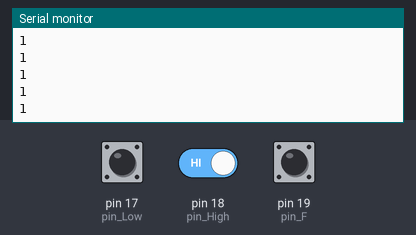
This sketch was run on a simulated Arduino Uno, built with avr-gcc and run on an emulated ATmega328P. Shown: the last lines printed to the serial monitor. The inputs (shaded band) are chosen by the test bench; at power-on: pin 17 (pin_Low) HIGH, pin 18 (pin_High) HIGH, pin 19 (pin_F) HIGH.

Above: at 1.2 s.
1.3 s: pin 17 (pin_Low) pulled LOW for 0.25 s
At 1.56 s:
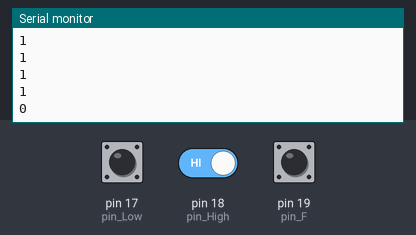
3.0 s: pin 17 (pin_Low) driven LOW and pin 18 (pin_High) driven LOW
At 3.16 s:
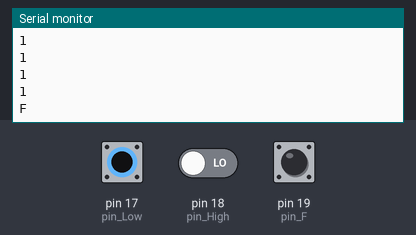
4.9 s: pin 19 (pin_F) pulled LOW for 0.25 s
At 5.16 s:
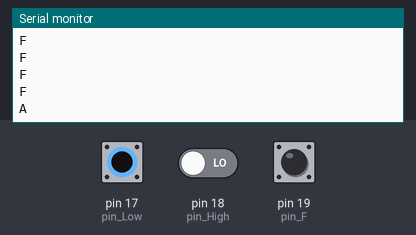

The sketch:

ler.ino
```cpp
#define pin_Low 17
#define pin_High 18
#define pin_F 19
int high_stat;
int low_stat;
int f_stat;


void setup() {
  Serial.begin(9600); //inicia o serial
  pinMode(pin_Low, INPUT_PULLUP);
  pinMode(pin_High, INPUT_PULLUP);
  pinMode(pin_F, INPUT_PULLUP);

}

void loop() {
  high_stat = digitalRead(pin_Low);
  low_stat = digitalRead(pin_High);
  f_stat = digitalRead(pin_F);

  if(high_stat == 1){
    Serial.println("1");
  }
  else if(low_stat == 1){
    Serial.println("0");
  }
  else if(f_stat == 1){
    Serial.println("F");
  }
  else{
    Serial.println("A");
  }
  delay(200);
}
```

Measured:
- after the input at 1.3 s, the serial monitor: prints a new line after 0.10 s (image 1)
- after the input at 3.0 s, the serial monitor: prints a new line at once (image 2)
- after the input at 4.9 s, the serial monitor: prints a new line after 0.10 s (image 3)
